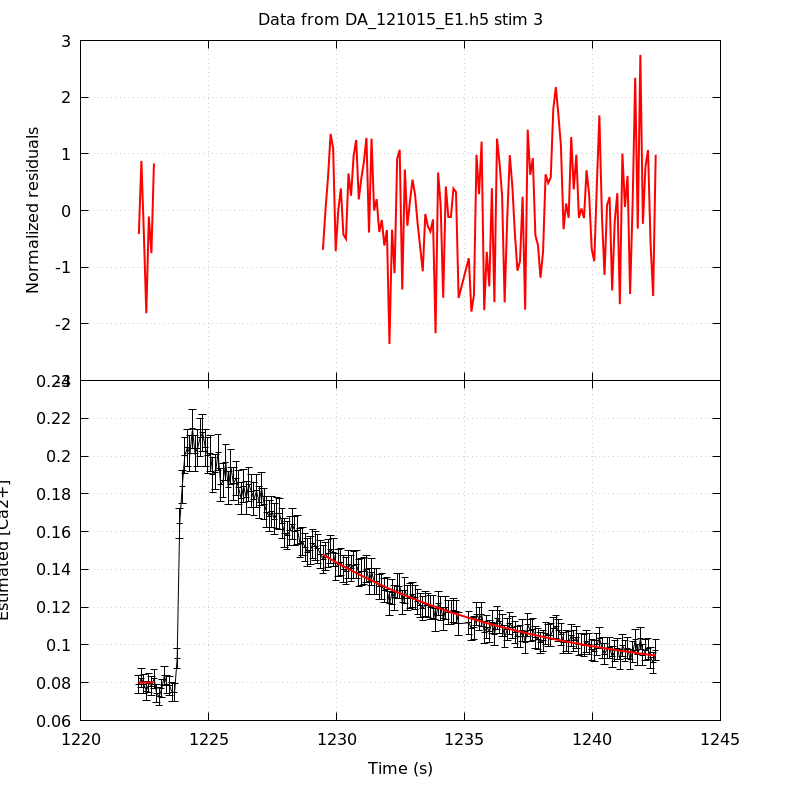

Recreate this plot in gnuplot.
unset key
set grid
set multiplot title 'Data from DA_121015_E1.h5 stim 3' noenhanced layout 2,1 margins 0.1,0.9,0.1,0.95 spacing 0,0
set ylabel 'Normalized residuals'
set xtics format ''
plot 'DA_121015_E1_aba_RatioFit_s3' using 1:4 with lines linecolor rgb 'red' linewidth 2
set format x '%g'
set xlabel 'Time (s)'
set ylabel 'Estimated [Ca2+]'
plot 'DA_121015_E1_aba_CaRatio_s3' using 1:2:($3*1.96) with yerrorlines \
     linecolor rgb 'black' linewidth 1,                \
     'DA_121015_E1_aba_RatioFit_s3' using 1:3 with lines linecolor rgb 'red'\
     linewidth 2
unset multiplot
